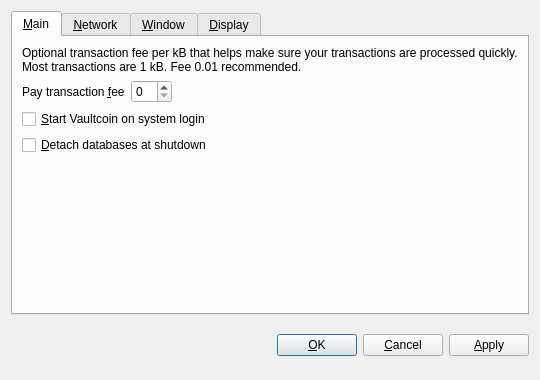
<?xml version="1.0" encoding="UTF-8"?>
<ui version="4.0">
 <class>OptionsDialog</class>
 <widget class="QDialog" name="OptionsDialog">
  <property name="geometry">
   <rect>
    <x>0</x>
    <y>0</y>
    <width>540</width>
    <height>380</height>
   </rect>
  </property>
  <property name="windowTitle">
   <string>Options</string>
  </property>
  <property name="modal">
   <bool>true</bool>
  </property>
  <layout class="QVBoxLayout" name="verticalLayout">
   <item>
    <widget class="QTabWidget" name="tabWidget">
     <property name="tabPosition">
      <enum>QTabWidget::North</enum>
     </property>
     <property name="currentIndex">
      <number>0</number>
     </property>
     <widget class="QWidget" name="tabMain">
      <attribute name="title">
       <string>&amp;Main</string>
      </attribute>
      <layout class="QVBoxLayout" name="verticalLayout_Main">
       <item>
        <widget class="QLabel" name="transactionFeeInfoLabel">
         <property name="text">
          <string>Optional transaction fee per kB that helps make sure your transactions are processed quickly. Most transactions are 1 kB. Fee 0.01 recommended.</string>
         </property>
         <property name="textFormat">
          <enum>Qt::PlainText</enum>
         </property>
         <property name="wordWrap">
          <bool>true</bool>
         </property>
        </widget>
       </item>
       <item>
        <layout class="QHBoxLayout" name="horizontalLayout_Main">
         <item>
          <widget class="QLabel" name="transactionFeeLabel">
           <property name="text">
            <string>Pay transaction &amp;fee</string>
           </property>
           <property name="textFormat">
            <enum>Qt::PlainText</enum>
           </property>
           <property name="buddy">
            <cstring>transactionFee</cstring>
           </property>
          </widget>
         </item>
         <item>
          <widget class="VaultcoinAmountField" name="transactionFee"/>
         </item>
         <item>
          <spacer name="horizontalSpacer_Main">
           <property name="orientation">
            <enum>Qt::Horizontal</enum>
           </property>
           <property name="sizeHint" stdset="0">
            <size>
             <width>40</width>
             <height>20</height>
            </size>
           </property>
          </spacer>
         </item>
        </layout>
       </item>
       <item>
        <widget class="QCheckBox" name="vaultcoinAtStartup">
         <property name="toolTip">
          <string>Automatically start Vaultcoin after logging in to the system.</string>
         </property>
         <property name="text">
          <string>&amp;Start Vaultcoin on system login</string>
         </property>
        </widget>
       </item>
       <item>
        <widget class="QCheckBox" name="detachDatabases">
         <property name="toolTip">
          <string>Detach block and address databases at shutdown. This means they can be moved to another data directory, but it slows down shutdown. The wallet is always detached.</string>
         </property>
         <property name="text">
          <string>&amp;Detach databases at shutdown</string>
         </property>
        </widget>
       </item>
       <item>
        <spacer name="verticalSpacer_Main">
         <property name="orientation">
          <enum>Qt::Vertical</enum>
         </property>
         <property name="sizeHint" stdset="0">
          <size>
           <width>20</width>
           <height>40</height>
          </size>
         </property>
        </spacer>
       </item>
      </layout>
     </widget>
     <widget class="QWidget" name="tabNetwork">
      <attribute name="title">
       <string>&amp;Network</string>
      </attribute>
      <layout class="QVBoxLayout" name="verticalLayout_Network">
       <item>
        <widget class="QCheckBox" name="mapPortUpnp">
         <property name="toolTip">
          <string>Automatically open the Vaultcoin client port on the router. This only works when your router supports UPnP and it is enabled.</string>
         </property>
         <property name="text">
          <string>Map port using &amp;UPnP</string>
         </property>
        </widget>
       </item>
       <item>
        <widget class="QCheckBox" name="connectSocks">
         <property name="toolTip">
          <string>Connect to the Vaultcoin network through a SOCKS proxy (e.g. when connecting through Tor).</string>
         </property>
         <property name="text">
          <string>&amp;Connect through SOCKS proxy:</string>
         </property>
        </widget>
       </item>
       <item>
        <layout class="QHBoxLayout" name="horizontalLayout_Network">
         <item>
          <widget class="QLabel" name="proxyIpLabel">
           <property name="text">
            <string>Proxy &amp;IP:</string>
           </property>
           <property name="textFormat">
            <enum>Qt::PlainText</enum>
           </property>
           <property name="buddy">
            <cstring>proxyIp</cstring>
           </property>
          </widget>
         </item>
         <item>
          <widget class="QValidatedLineEdit" name="proxyIp">
           <property name="maximumSize">
            <size>
             <width>140</width>
             <height>16777215</height>
            </size>
           </property>
           <property name="toolTip">
            <string>IP address of the proxy (e.g. 127.0.0.1)</string>
           </property>
          </widget>
         </item>
         <item>
          <widget class="QLabel" name="proxyPortLabel">
           <property name="text">
            <string>&amp;Port:</string>
           </property>
           <property name="textFormat">
            <enum>Qt::PlainText</enum>
           </property>
           <property name="buddy">
            <cstring>proxyPort</cstring>
           </property>
          </widget>
         </item>
         <item>
          <widget class="QLineEdit" name="proxyPort">
           <property name="maximumSize">
            <size>
             <width>55</width>
             <height>16777215</height>
            </size>
           </property>
           <property name="toolTip">
            <string>Port of the proxy (e.g. 9050)</string>
           </property>
          </widget>
         </item>
         <item>
          <widget class="QLabel" name="socksVersionLabel">
           <property name="text">
            <string>SOCKS &amp;Version:</string>
           </property>
           <property name="textFormat">
            <enum>Qt::PlainText</enum>
           </property>
           <property name="buddy">
            <cstring>socksVersion</cstring>
           </property>
          </widget>
         </item>
         <item>
          <widget class="QValueComboBox" name="socksVersion">
           <property name="toolTip">
            <string>SOCKS version of the proxy (e.g. 5)</string>
           </property>
          </widget>
         </item>
         <item>
          <spacer name="horizontalSpacer_Network">
           <property name="orientation">
            <enum>Qt::Horizontal</enum>
           </property>
           <property name="sizeHint" stdset="0">
            <size>
             <width>40</width>
             <height>20</height>
            </size>
           </property>
          </spacer>
         </item>
        </layout>
       </item>
       <item>
        <spacer name="verticalSpacer_Network">
         <property name="orientation">
          <enum>Qt::Vertical</enum>
         </property>
         <property name="sizeHint" stdset="0">
          <size>
           <width>20</width>
           <height>40</height>
          </size>
         </property>
        </spacer>
       </item>
      </layout>
     </widget>
     <widget class="QWidget" name="tabWindow">
      <attribute name="title">
       <string>&amp;Window</string>
      </attribute>
      <layout class="QVBoxLayout" name="verticalLayout_Window">
       <item>
        <widget class="QCheckBox" name="minimizeToTray">
         <property name="toolTip">
          <string>Show only a tray icon after minimizing the window.</string>
         </property>
         <property name="text">
          <string>&amp;Minimize to the tray instead of the taskbar</string>
         </property>
        </widget>
       </item>
       <item>
        <widget class="QCheckBox" name="minimizeOnClose">
         <property name="toolTip">
          <string>Minimize instead of exit the application when the window is closed. When this option is enabled, the application will be closed only after selecting Quit in the menu.</string>
         </property>
         <property name="text">
          <string>M&amp;inimize on close</string>
         </property>
        </widget>
       </item>
       <item>
        <spacer name="verticalSpacer_Window">
         <property name="orientation">
          <enum>Qt::Vertical</enum>
         </property>
         <property name="sizeHint" stdset="0">
          <size>
           <width>20</width>
           <height>40</height>
          </size>
         </property>
        </spacer>
       </item>
      </layout>
     </widget>
     <widget class="QWidget" name="tabDisplay">
      <attribute name="title">
       <string>&amp;Display</string>
      </attribute>
      <layout class="QVBoxLayout" name="verticalLayout_Display">
       <item>
        <layout class="QHBoxLayout" name="horizontalLayout_1_Display">
         <item>
          <widget class="QLabel" name="langLabel">
           <property name="text">
            <string>User Interface &amp;language:</string>
           </property>
           <property name="textFormat">
            <enum>Qt::PlainText</enum>
           </property>
           <property name="buddy">
            <cstring>lang</cstring>
           </property>
          </widget>
         </item>
         <item>
          <widget class="QValueComboBox" name="lang">
           <property name="toolTip">
            <string>The user interface language can be set here. This setting will take effect after restarting Vaultcoin.</string>
           </property>
          </widget>
         </item>
        </layout>
       </item>
       <item>
        <layout class="QHBoxLayout" name="horizontalLayout_2_Display">
         <item>
          <widget class="QLabel" name="unitLabel">
           <property name="text">
            <string>&amp;Unit to show amounts in:</string>
           </property>
           <property name="textFormat">
            <enum>Qt::PlainText</enum>
           </property>
           <property name="buddy">
            <cstring>unit</cstring>
           </property>
          </widget>
         </item>
         <item>
          <widget class="QValueComboBox" name="unit">
           <property name="toolTip">
            <string>Choose the default subdivision unit to show in the interface and when sending coins.</string>
           </property>
          </widget>
         </item>
        </layout>
       </item>
       <item>
        <widget class="QCheckBox" name="displayAddresses">
         <property name="toolTip">
          <string>Whether to show Vaultcoin addresses in the transaction list or not.</string>
         </property>
         <property name="text">
          <string>&amp;Display addresses in transaction list</string>
         </property>
        </widget>
       </item>
       <item>
        <spacer name="verticalSpacer_Display">
         <property name="orientation">
          <enum>Qt::Vertical</enum>
         </property>
         <property name="sizeHint" stdset="0">
          <size>
           <width>20</width>
           <height>40</height>
          </size>
         </property>
        </spacer>
       </item>
      </layout>
     </widget>
    </widget>
   </item>
   <item>
    <layout class="QHBoxLayout" name="horizontalLayout_Buttons">
     <item>
      <spacer name="horizontalSpacer_1">
       <property name="orientation">
        <enum>Qt::Horizontal</enum>
       </property>
       <property name="sizeHint" stdset="0">
        <size>
         <width>40</width>
         <height>48</height>
        </size>
       </property>
      </spacer>
     </item>
     <item>
      <widget class="QLabel" name="statusLabel">
       <property name="font">
        <font>
         <weight>75</weight>
         <bold>true</bold>
        </font>
       </property>
       <property name="text">
        <string/>
       </property>
       <property name="textFormat">
        <enum>Qt::PlainText</enum>
       </property>
       <property name="wordWrap">
        <bool>true</bool>
       </property>
      </widget>
     </item>
     <item>
      <spacer name="horizontalSpacer_2">
       <property name="orientation">
        <enum>Qt::Horizontal</enum>
       </property>
       <property name="sizeHint" stdset="0">
        <size>
         <width>40</width>
         <height>48</height>
        </size>
       </property>
      </spacer>
     </item>
     <item>
      <widget class="QPushButton" name="okButton">
       <property name="text">
        <string>&amp;OK</string>
       </property>
      </widget>
     </item>
     <item>
      <widget class="QPushButton" name="cancelButton">
       <property name="text">
        <string>&amp;Cancel</string>
       </property>
       <property name="autoDefault">
        <bool>false</bool>
       </property>
      </widget>
     </item>
     <item>
      <widget class="QPushButton" name="applyButton">
       <property name="text">
        <string>&amp;Apply</string>
       </property>
       <property name="autoDefault">
        <bool>false</bool>
       </property>
      </widget>
     </item>
    </layout>
   </item>
  </layout>
 </widget>
 <customwidgets>
  <customwidget>
   <class>VaultcoinAmountField</class>
   <extends>QSpinBox</extends>
   <header>vaultcoinamountfield.h</header>
  </customwidget>
  <customwidget>
   <class>QValueComboBox</class>
   <extends>QComboBox</extends>
   <header>qvaluecombobox.h</header>
  </customwidget>
  <customwidget>
   <class>QValidatedLineEdit</class>
   <extends>QLineEdit</extends>
   <header>qvalidatedlineedit.h</header>
  </customwidget>
 </customwidgets>
 <resources/>
 <connections/>
</ui>
